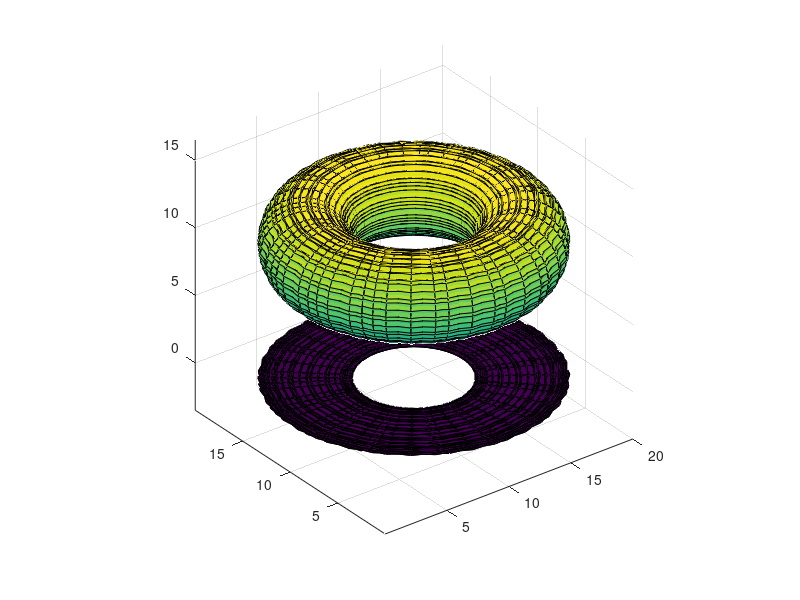

Write MATLAB code to recreate this figure.
clc;
points = 50
U = V = linspace (-10, 10, points)';
[u, v] = meshgrid (U, V);
location = [10, 10, 10];
r = 3;
R = 7;

reflectionMatrixBasedOnXYPlane = [1 0 0 0; 0 1 0 0 ; 0 0 0 0; 1 1 1 1];


f = location(1)+(R+r*cos(u)).*cos(v);
g = location(2)+(R+r*cos(u)).*sin(v);
h = location(3)+r*sin(u);

toroid = zeros(4,points* points);
toroid(1,:) = f(:);
toroid(2,:) = g(:);
toroid(3,:) = h(:);
toroid(4,:) = (ones(points, points))(:);


toroid2 = reflectionMatrixBasedOnXYPlane*toroid;


surf (reshape(toroid(1,:), [points, points]), reshape(toroid(2,:), [points, points]), reshape(toroid(3,:), [points, points]));
%surf (f, g, h);
hold on;
surf (reshape(toroid2(1,:), [points, points]), reshape(toroid2(2,:), [points, points]), reshape(toroid2(3,:), [points, points]));
axis("equal");
hold on;
% xlim ([-20, 20]);
% ylim ([-20, 20]);
% zlim ([-20, 20]);
%print("MyPNG.png", "-dpng")
pause
